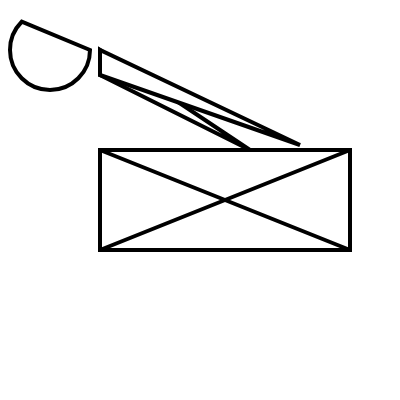
Frame 1 (no input)
Frame 60 (no input): identical to frame 1, image omitted
Frame 120 (the mouse pressed at the canvas centre since frame 60): identical to frame 1, image omitted

The p5.js sketch that drew this single still picture (run headless with seeded random() and noise() and a simulated clock; from frame 60 on, the mouse is pressed at the canvas centre):

// p5.js sketch
// ── sketch.js
/*
Created by Raiyan Rahman 
*/




function setup() {
  createCanvas(400,400);
  
  
  
                  }



function draw() {//draws the shape and its attributes
  background(255)//background color
  strokeWeight (4)//size of stroke weight
  rect(100, 150, 250, 100)//rect size and position on canvas
  
  triangle(100, 75, 100, 50, 250, 150);//triangle x1, y1, x2, y2, x3, y3 
  
  triangle(100, 75, 100, 50, 300, 145)//triangle x1, y1, x2, y2, x3, y3 
  
  line(100, 250, 350, 150);//line(x1,y1,x2,y2)
  
  line(100, 150, 350, 250);//line(x1,y1,x2,y2)
  
  arc(50, 50, 80, 80, 0, PI+QUARTER_PI, CHORD);//arc(a,b,c,d,start,stop,[mode])
  
  
  
  
  
  
  
}
